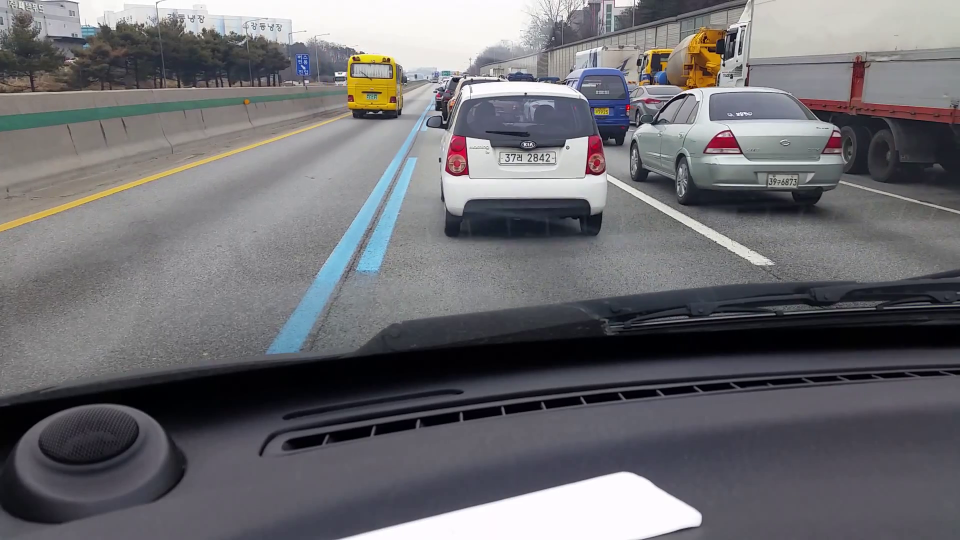
#> input picture frame 15 of road_01.mp4, 1920 x 1080 px, given in place of mission_left_right.mp4, which was not available (shown at 1/2 size)
$ python LaneDetection.py   (older library calls are emulated)
#> lines starting #> are read from the running program, lines starting #| are printed output that depends on the picture; after the words box and inside, x2 and y2 are one past the last pixel; in counts of white or black regions, pixels touching at a corner belong together; pictures that were not available may be replaced by others from this repository, and a replacement may not be noted
### src/utlis.py
import numpy as np
import cv2
import pickle

def nothing(x):
    pass

def undistort(img, cal_dir='cal_pickle.p'):
    with open(cal_dir, mode='rb') as f:
        file = pickle.load(f)
    mtx = file['mtx']
    dist = file['dist']
    dst = cv2.undistort(img, mtx, dist, None, mtx)
    return dst

def colorFilter(img):
    hsv = cv2.cvtColor(img,cv2.COLOR_BGR2HSV)
    # [4 lines of commented-out code are left out]
    lowerYellow = np.array([5,80,100])
    upperYellow = np.array([40,150,130])
    lowerWhite = np.array([0, 0, 130])
    upperWhite = np.array([255, 80, 255])
    maskedWhite= cv2.inRange(hsv,lowerWhite,upperWhite)
    maskedYellow = cv2.inRange(hsv, lowerYellow, upperYellow)
    combinedImage = cv2.bitwise_or(maskedWhite,maskedYellow)
    return combinedImage


def thresholding(img):
    imgGray = cv2.cvtColor(img, cv2.COLOR_BGR2GRAY)
    kernel = np.ones((5,5))
    imgBlur = cv2.GaussianBlur(imgGray, (5, 5), 0)
    imgCanny = cv2.Canny(imgBlur, 50, 100)
    #imgClose = cv2.morphologyEx(imgCanny, cv2.MORPH_CLOSE, np.ones((10,10)))
    imgDial = cv2.dilate(imgCanny,kernel,iterations=1)
    imgErode = cv2.erode(imgDial,kernel,iterations=1)

    imgColor = colorFilter(img)
    combinedImage = cv2.bitwise_or(imgColor, imgErode)

    return combinedImage,imgCanny,imgColor

def initializeTrackbars(intialTracbarVals):
    cv2.namedWindow("Trackbars")
    cv2.resizeWindow("Trackbars", 360, 240)
    cv2.createTrackbar("Width Top", "Trackbars", intialTracbarVals[0],50, nothing)
    cv2.createTrackbar("Height Top", "Trackbars", intialTracbarVals[1], 100, nothing)
    cv2.createTrackbar("Width Bottom", "Trackbars", intialTracbarVals[2], 50, nothing)
    cv2.createTrackbar("Height Bottom", "Trackbars", intialTracbarVals[3], 100, nothing)


def valTrackbars():
    widthTop = cv2.getTrackbarPos("Width Top", "Trackbars")
    heightTop = cv2.getTrackbarPos("Height Top", "Trackbars")
    widthBottom = cv2.getTrackbarPos("Width Bottom", "Trackbars")
    heightBottom = cv2.getTrackbarPos("Height Bottom", "Trackbars")

    src = np.float32([(widthTop/100,heightTop/100), (1-(widthTop/100), heightTop/100),
                      (widthBottom/100, heightBottom/100), (1-(widthBottom/100), heightBottom/100)])
    #src = np.float32([(0.43, 0.65), (0.58, 0.65), (0.1, 1), (1, 1)])
    return src

def drawPoints(img,src):
    img_size = np.float32([(img.shape[1],img.shape[0])])
    #src = np.float32([(0.43, 0.65), (0.58, 0.65), (0.1, 1), (1, 1)])
    src = src * img_size
    for x in range( 0,4):
        cv2.circle(img,(int(src[x][0]),int(src[x][1])),15,(0,0,255),cv2.FILLED)
    return img

# [26 lines left out: function pipeline, not called in this run]


def perspective_warp(img,
                     dst_size=(1280, 720),
                     src=np.float32([(0.43,0.65),(0.58,0.65),(0.1,1),(1,1)]),
                     dst=np.float32([(0,0), (1, 0), (0,1), (1,1)])):
    img_size = np.float32([(img.shape[1],img.shape[0])])
    src = src* img_size
    # For destination points, I'm arbitrarily choosing some points to be
    # a nice fit for displaying our warped result
    # again, not exact, but close enough for our purposes
    dst = dst * np.float32(dst_size)
    # Given src and dst points, calculate the perspective transform matrix
    M = cv2.getPerspectiveTransform(src, dst)
    # Warp the image using OpenCV warpPerspective()
    warped = cv2.warpPerspective(img, M, dst_size)

    return warped

def inv_perspective_warp(img,
                     dst_size=(1280,720),
                     src=np.float32([(0,0), (1, 0), (0,1), (1,1)]),
                     dst=np.float32([(0.43,0.65),(0.58,0.65),(0.1,1),(1,1)])):
    img_size = np.float32([(img.shape[1],img.shape[0])])
    src = src* img_size
    # For destination points, I'm arbitrarily choosing some points to be
    # a nice fit for displaying our warped result
    # again, not exact, but close enough for our purposes
    dst = dst * np.float32(dst_size)
    # Given src and dst points, calculate the perspective transform matrix
    M = cv2.getPerspectiveTransform(src, dst)
    # Warp the image using OpenCV warpPerspective()
    warped = cv2.warpPerspective(img, M, dst_size)
    return warped

def get_hist(img):
    hist = np.sum(img[img.shape[0]//2:,:], axis=0)
    return hist

left_a, left_b, left_c = [], [], []
right_a, right_b, right_c = [], [], []


def sliding_window(img, nwindows=15, margin=50, minpix=1, draw_windows=True):
    global left_a, left_b, left_c, right_a, right_b, right_c
    left_fit_ = np.empty(3)
    right_fit_ = np.empty(3)
    out_img = np.dstack((img, img, img)) * 255

    histogram = get_hist(img)
    # find peaks of left and right halves
    midpoint = int(histogram.shape[0] / 2)
    leftx_base = np.argmax(histogram[:midpoint])
    rightx_base = np.argmax(histogram[midpoint:]) + midpoint

    # Set height of windows
    window_height = np.int(img.shape[0] / nwindows)
    # Identify the x and y positions of all nonzero pixels in the image
    nonzero = img.nonzero()
    nonzeroy = np.array(nonzero[0])
    nonzerox = np.array(nonzero[1])
    # Current positions to be updated for each window
    leftx_current = leftx_base
    rightx_current = rightx_base

    # Create empty lists to receive left and right lane pixel indices
    left_lane_inds = []
    right_lane_inds = []

    # Step through the windows one by one
    for window in range(nwindows):
        # Identify window boundaries in x and y (and right and left)
        win_y_low = img.shape[0] - (window + 1) * window_height
        win_y_high = img.shape[0] - window * window_height
        win_xleft_low = leftx_current - margin
        win_xleft_high = leftx_current + margin
        win_xright_low = rightx_current - margin
        win_xright_high = rightx_current + margin
        # Draw the windows on the visualization image
        if draw_windows == True:
            cv2.rectangle(out_img, (win_xleft_low, win_y_low), (win_xleft_high, win_y_high),
                          (100, 255, 255), 1)
            cv2.rectangle(out_img, (win_xright_low, win_y_low), (win_xright_high, win_y_high),
                          (100, 255, 255), 1)
            # Identify the nonzero pixels in x and y within the window
        good_left_inds = ((nonzeroy >= win_y_low) & (nonzeroy < win_y_high) &
                          (nonzerox >= win_xleft_low) & (nonzerox < win_xleft_high)).nonzero()[0]
        good_right_inds = ((nonzeroy >= win_y_low) & (nonzeroy < win_y_high) &
                           (nonzerox >= win_xright_low) & (nonzerox < win_xright_high)).nonzero()[0]
        # Append these indices to the lists
        left_lane_inds.append(good_left_inds)
        right_lane_inds.append(good_right_inds)
        # If you found > minpix pixels, recenter next window on their mean position
        if len(good_left_inds) > minpix:
            leftx_current = np.int(np.mean(nonzerox[good_left_inds]))
        if len(good_right_inds) > minpix:
            rightx_current = np.int(np.mean(nonzerox[good_right_inds]))

    # [10 lines of commented-out code are left out]
    left_lane_inds = np.concatenate(left_lane_inds)
    right_lane_inds = np.concatenate(right_lane_inds)

    # Extract left and right line pixel positions
    leftx = nonzerox[left_lane_inds]
    lefty = nonzeroy[left_lane_inds]
    rightx = nonzerox[right_lane_inds]
    righty = nonzeroy[right_lane_inds]

    if leftx.size and rightx.size:
        # Fit a second order polynomial to each
        left_fit = np.polyfit(lefty, leftx, 2)
        right_fit = np.polyfit(righty, rightx, 2)

        left_a.append(left_fit[0])
        left_b.append(left_fit[1])
        left_c.append(left_fit[2])

        right_a.append(right_fit[0])
        right_b.append(right_fit[1])
        right_c.append(right_fit[2])

        left_fit_[0] = np.mean(left_a[-10:])
        left_fit_[1] = np.mean(left_b[-10:])
        left_fit_[2] = np.mean(left_c[-10:])

        right_fit_[0] = np.mean(right_a[-10:])
        right_fit_[1] = np.mean(right_b[-10:])
        right_fit_[2] = np.mean(right_c[-10:])

        # Generate x and y values for plotting
        ploty = np.linspace(0, img.shape[0] - 1, img.shape[0])

        left_fitx = left_fit_[0] * ploty ** 2 + left_fit_[1] * ploty + left_fit_[2]
        right_fitx = right_fit_[0] * ploty ** 2 + right_fit_[1] * ploty + right_fit_[2]

        out_img[nonzeroy[left_lane_inds], nonzerox[left_lane_inds]] = [255, 0, 100]
        out_img[nonzeroy[right_lane_inds], nonzerox[right_lane_inds]] = [0, 100, 255]

        return out_img, (left_fitx, right_fitx), (left_fit_, right_fit_), ploty
    else:
        return img,(0,0),(0,0),0


def get_curve(img, leftx, rightx):
    ploty = np.linspace(0, img.shape[0] - 1, img.shape[0])
    y_eval = np.max(ploty)
    ym_per_pix = 1 / img.shape[0]  # meters per pixel in y dimension
    xm_per_pix = 0.1 / img.shape[0]  # meters per pixel in x dimension

    # Fit new polynomials to x,y in world space
    left_fit_cr = np.polyfit(ploty * ym_per_pix, leftx * xm_per_pix, 2)
    right_fit_cr = np.polyfit(ploty * ym_per_pix, rightx * xm_per_pix, 2)
    # Calculate the new radii of curvature
    left_curverad = ((1 + (2 * left_fit_cr[0] * y_eval * ym_per_pix + left_fit_cr[1]) ** 2) ** 1.5) / np.absolute(
        2 * left_fit_cr[0])
    right_curverad = ((1 + (2 * right_fit_cr[0] * y_eval * ym_per_pix + right_fit_cr[1]) ** 2) ** 1.5) / np.absolute(
        2 * right_fit_cr[0])

    car_pos = img.shape[1] / 2
    l_fit_x_int = left_fit_cr[0] * img.shape[0] ** 2 + left_fit_cr[1] * img.shape[0] + left_fit_cr[2]
    r_fit_x_int = right_fit_cr[0] * img.shape[0] ** 2 + right_fit_cr[1] * img.shape[0] + right_fit_cr[2]
    lane_center_position = (r_fit_x_int + l_fit_x_int) / 2
    center = (car_pos - lane_center_position) * xm_per_pix / 10
    # Now our radius of curvature is in meters

    return (l_fit_x_int, r_fit_x_int, center)


def draw_lanes(img, left_fit, right_fit,frameWidth,frameHeight,src):
    ploty = np.linspace(0, img.shape[0] - 1, img.shape[0])
    color_img = np.zeros_like(img)

    left = np.array([np.transpose(np.vstack([left_fit, ploty]))])
    right = np.array([np.flipud(np.transpose(np.vstack([right_fit, ploty])))])
    points = np.hstack((left, right))

    cv2.fillPoly(color_img, np.int_(points), (0, 200, 255))
    inv_perspective = inv_perspective_warp(color_img,(frameWidth,frameHeight),dst=src)
    inv_perspective = cv2.addWeighted(img, 0.5, inv_perspective, 0.7, 0)
    return inv_perspective


# [13 lines left out: function textDisplay, not called in this run]


def stackImages(scale,imgArray):
    rows = len(imgArray)
    cols = len(imgArray[0])
    rowsAvailable = isinstance(imgArray[0], list)
    width = imgArray[0][0].shape[1]
    height = imgArray[0][0].shape[0]
    if rowsAvailable:
        for x in range ( 0, rows):
            for y in range(0, cols):
                if imgArray[x][y].shape[:2] == imgArray[0][0].shape [:2]:
                    imgArray[x][y] = cv2.resize(imgArray[x][y], (0, 0), None, scale, scale)
                else:
                    imgArray[x][y] = cv2.resize(imgArray[x][y], (imgArray[0][0].shape[1], imgArray[0][0].shape[0]), None, scale, scale)
                if len(imgArray[x][y].shape) == 2: imgArray[x][y]= cv2.cvtColor( imgArray[x][y], cv2.COLOR_GRAY2BGR)
        imageBlank = np.zeros((height, width, 3), np.uint8)
        hor = [imageBlank]*rows
        hor_con = [imageBlank]*rows
        for x in range(0, rows):
            hor[x] = np.hstack(imgArray[x])
        ver = np.vstack(hor)
    else:
        for x in range(0, rows):
            if imgArray[x].shape[:2] == imgArray[0].shape[:2]:
                imgArray[x] = cv2.resize(imgArray[x], (0, 0), None, scale, scale)
            else:
                imgArray[x] = cv2.resize(imgArray[x], (imgArray[0].shape[1], imgArray[0].shape[0]), None,scale, scale)
            if len(imgArray[x].shape) == 2: imgArray[x] = cv2.cvtColor(imgArray[x], cv2.COLOR_GRAY2BGR)
        hor= np.hstack(imgArray)
        ver = hor
    return ver

def drawLines(img,lane_curve):
    myWidth = img.shape[1]
    myHeight = img.shape[0]
    print(myWidth,myHeight)
    for x in range(-30, 30):
        w = myWidth // 20
        cv2.line(img, (w * x + int(lane_curve // 100), myHeight - 30),
                 (w * x + int(lane_curve // 100), myHeight), (0, 0, 255), 2)
    cv2.line(img, (int(lane_curve // 100) + myWidth // 2, myHeight - 30),
             (int(lane_curve // 100) + myWidth // 2, myHeight), (0, 255, 0), 3)
    cv2.line(img, (myWidth // 2, myHeight - 50), (myWidth // 2, myHeight), (0, 255, 255), 2)

    return img

### src/LaneDetection.py
import numpy as np
import cv2
# from CurvedLaneDetection import utlis
import utlis
####################################################

cameraFeed= False
# videoPath = 'project_video.mp4'
videoPath = '../rsc/mission_left_right.mp4'
cameraNo= 1
frameWidth= 640
frameHeight = 480

# [5 lines of commented-out code are left out]

if cameraFeed:intialTracbarVals = [24,55,12,100] #  #wT,hT,wB,hB
else:intialTracbarVals = [20,60,1,80]   #wT,hT,wB,hB

####################################################


if cameraFeed:
    cap = cv2.VideoCapture(cameraNo)
    cap.set(3, frameWidth)
    cap.set(4, frameHeight)
else:
    cap = cv2.VideoCapture(videoPath)
count=0
noOfArrayValues =10
global arrayCurve, arrayCounter
arrayCounter=0
arrayCurve = np.zeros([noOfArrayValues])
myVals=[]
utlis.initializeTrackbars(intialTracbarVals)


while True:

    success, img = cap.read()
#> img is the input picture: shape (1080, 1920, 3); mean B, G, R 112.9, 109, 109.7
    #img = cv2.imread('test3.jpg')
    if cameraFeed== False:img = cv2.resize(img, (frameWidth, frameHeight), None)
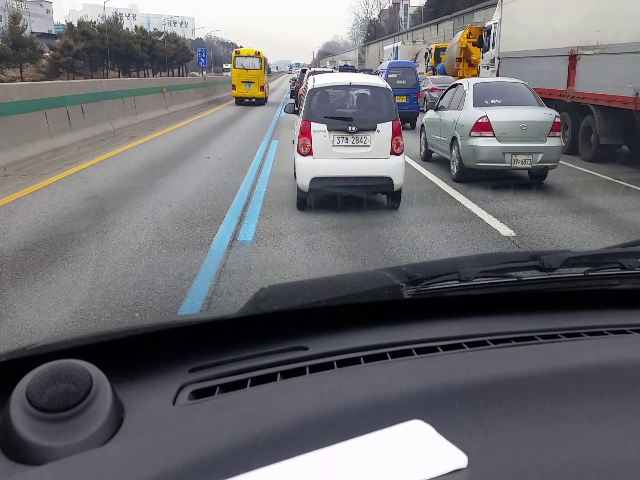
#> img: shape (480, 640, 3); mean B, G, R 112.9, 109, 109.7
    imgWarpPoints = img.copy()
    imgFinal = img.copy()
    imgCanny = img.copy()

    imgUndis = utlis.undistort(img)
#> (reads src/cal_pickle.p from the repository)
    imgThres,imgCanny,imgColor = utlis.thresholding(imgUndis)
#> in thresholding, `imgGray = cv2.cvtColor(img, cv2.COLOR_BGR2GRAY)`:
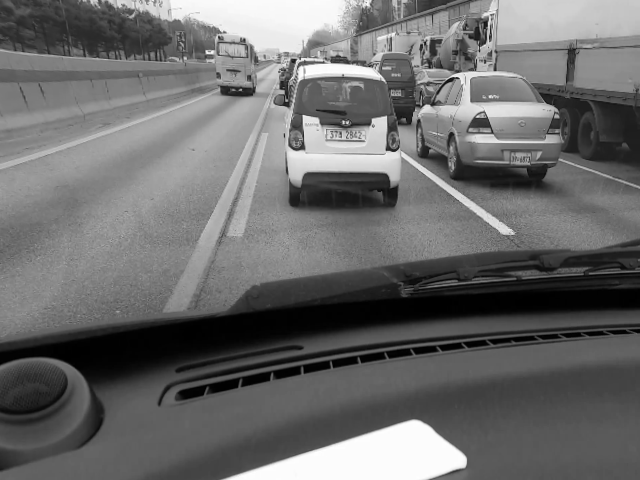
#> imgGray: shape (480, 640); min 0, max 255, mean 107.5
#> in thresholding, `imgCanny = cv2.Canny(imgBlur, 50, 100)`:
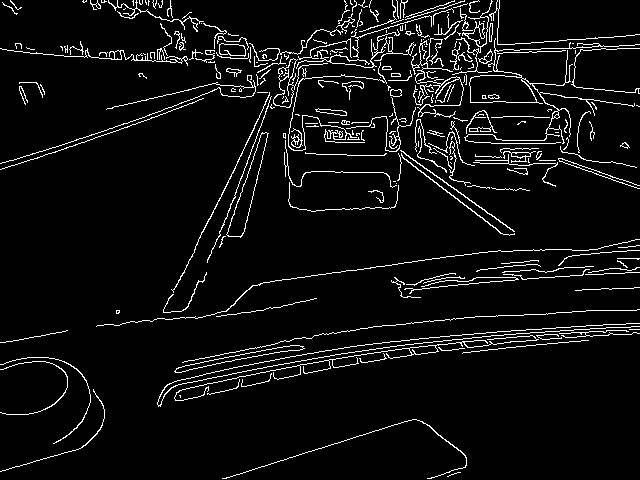
#> imgCanny: shape (480, 640); 5.7% white in thin lines or dots
#> in thresholding, `imgDial = cv2.dilate(imgCanny,kernel,iterations=1)`:
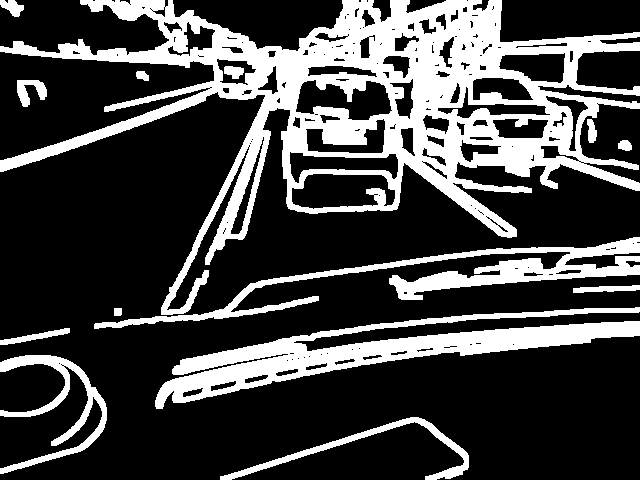
#> imgDial: shape (480, 640); 26.5% white; 14 white regions, largest, box (x1, y1, x2, y2) and area: (0, 0, 640, 315) 52442, (155, 307, 640, 409) 13861, (94, 237, 640, 329) 8142
#> in thresholding, `combinedImage = cv2.bitwise_or(imgColor, imgErode)`:
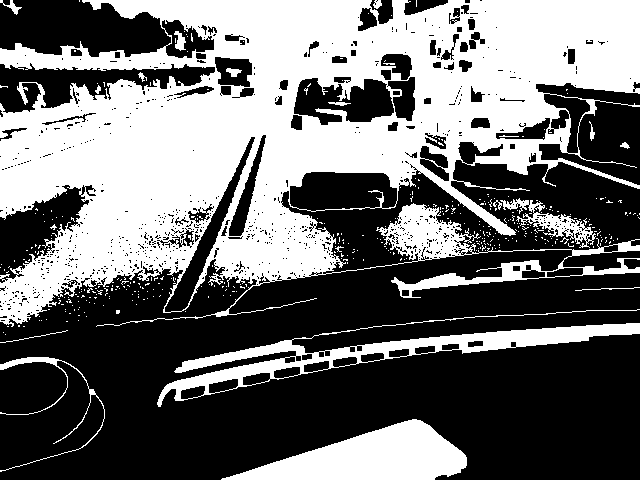
#> combinedImage: shape (480, 640); 43.3% white; 394 white regions (375 under 20 px), largest, box (x1, y1, x2, y2) and area: (0, 0, 640, 327) 113107, (221, 419, 467, 480) 8207, (157, 309, 640, 407) 7893
    src = utlis.valTrackbars()

    # [11 lines of commented-out code are left out]


    imgWarp = utlis.perspective_warp(imgThres, dst_size=(frameWidth, frameHeight), src=src)
#> in perspective_warp, `dst = dst * np.float32(dst_size)`: dst = [[0, 0], [640, 0], [0, 480], [640, 480]]
#> in perspective_warp, `M = cv2.getPerspectiveTransform(src, dst)`: M = [[-1.85, -2.35, 912.6], [-3.59e-16, -9.07, 2613.3], [0, -0.00733, 1]]
    imgWarpPoints = utlis.drawPoints(imgWarpPoints, src)
    imgSliding, curves, lanes, ploty = utlis.sliding_window(imgWarp, draw_windows=True)
#> in get_hist, `hist = np.sum(img[img.shape[0]//2:,:], axis=0)`: hist = 640 values, max 29678 at index 269, min 0 at index 83, mean 12513.3
#> in sliding_window, `histogram = get_hist(img)`: histogram has the same summary as hist in get_hist
#> in sliding_window, `leftx_base = np.argmax(histogram[:midpoint])`: leftx_base = 269
#> in sliding_window, `rightx_base = np.argmax(histogram[midpoint:]) + midpoint`: rightx_base = 490
#> in sliding_window, `nonzero = img.nonzero()`: nonzero = 50392 positions, rows 0 to 479, columns 0 to 639
#> in sliding_window, `leftx_current = leftx_base`: leftx_current = 269
#> in sliding_window, `rightx_current = rightx_base`: rightx_current = 490
#> the loop in sliding_window, `for window in range(nwindows):` made 15 passes
#> (win_xleft_low, win_xleft_high, win_xright_low, win_xright_high, leftx_current, rightx_current) on passes 4 to 7: (194, 294, 440, 540, 246, 488), (196, 296, 438, 538, 270, 488), (220, 320, 438, 538, 296, 493), (246, 346, 443, 543, 333, 526)
#> after the loop in sliding_window, `for window in range(nwindows):`:
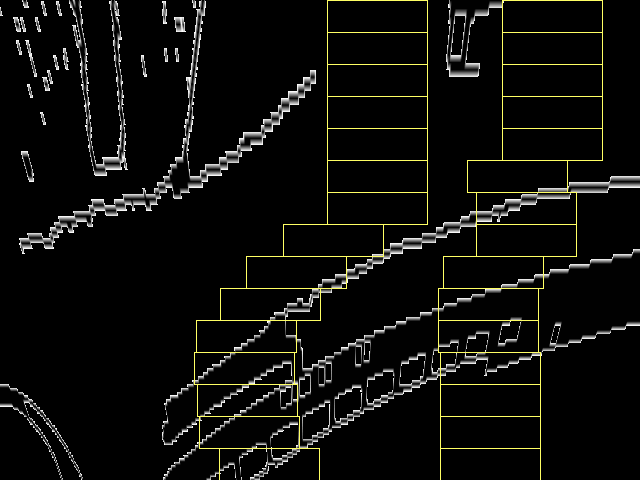
#> out_img: shape (480, 640, 3); mean of channels 0, 1, 2 11.5, 14, 14; drawn as B, G, R
#> after the loop in sliding_window, `for window in range(nwindows):`: left_lane_inds = 15 items
#> in sliding_window, `left_lane_inds = np.concatenate(left_lane_inds)`: left_lane_inds = 9456 values, max 50391 at index 1001, min 14221 at index 9434, mean 38676
#> in sliding_window, `right_lane_inds = np.concatenate(right_lane_inds)`: right_lane_inds = 7632 values, max 37502 at index 1098, min 80 at index 7621, mean 23756.3
#> in sliding_window, `leftx = nonzerox[left_lane_inds]`: leftx = 9456 values, max 382 at index 9444, min 194 at index 7192, mean 254.9
#> in sliding_window, `lefty = nonzeroy[left_lane_inds]`: lefty = 9456 values, max 479 at index 986, min 254 at index 9434, mean 389.9
#> in sliding_window, `rightx = nonzerox[right_lane_inds]`: rightx = 7632 values, max 575 at index 6592, min 438 at index 1099, mean 496.6
#> in sliding_window, `righty = nonzeroy[right_lane_inds]`: righty = 7632 values, max 375 at index 1090, min 0 at index 7621, mean 306.9
#> in sliding_window, `left_fit = np.polyfit(lefty, leftx, 2)`: left_fit = [0.00499, -4.12, 1090.9]
#> in sliding_window, `right_fit = np.polyfit(righty, rightx, 2)`: right_fit = [-9.47e-05, -0.192, 564.7]
#> in sliding_window, `out_img[nonzeroy[right_lane_inds], nonzerox[right_lane_inds]] = [0, 10..`:
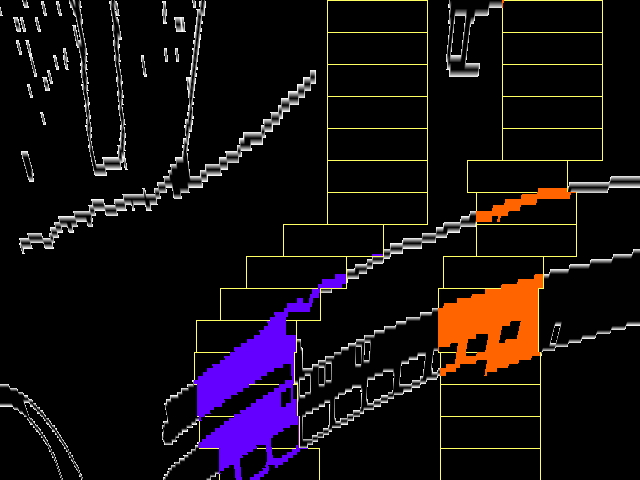
#> out_img: shape (480, 640, 3); mean of channels 0, 1, 2 16.8, 13.7, 20.6; drawn as B, G, R
#> lanes = ([0.00499, -4.12, 1090.9], [-9.47e-05, -0.192, 564.7]); ploty = 480 values from 0 to 479

    try:
        curverad =utlis.get_curve(imgFinal, curves[0], curves[1])
#> (the rest of the program and of its run is left out)
